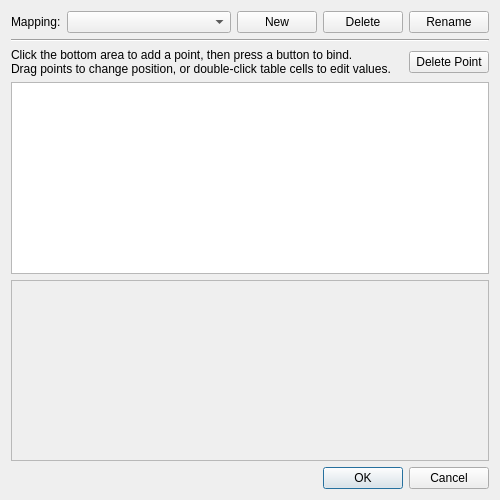
<?xml version="1.0" encoding="UTF-8"?>
<ui version="4.0">
 <class>ConfigureTouchFromButton</class>
 <widget class="QDialog" name="ConfigureTouchFromButton">
  <property name="geometry">
   <rect>
    <x>0</x>
    <y>0</y>
    <width>500</width>
    <height>500</height>
   </rect>
  </property>
  <property name="windowTitle">
   <string>Configure Touchscreen Mappings</string>
  </property>
  <layout class="QVBoxLayout">
   <item>
    <layout class="QHBoxLayout" name="horizontalLayout">
     <item>
      <widget class="QLabel" name="label">
       <property name="text">
        <string>Mapping:</string>
       </property>
       <property name="textFormat">
        <enum>Qt::PlainText</enum>
       </property>
      </widget>
     </item>
     <item>
      <widget class="QComboBox" name="mapping">
       <property name="sizePolicy">
        <sizepolicy hsizetype="MinimumExpanding" vsizetype="Fixed">
         <horstretch>0</horstretch>
         <verstretch>0</verstretch>
        </sizepolicy>
       </property>
      </widget>
     </item>
     <item>
      <widget class="QPushButton" name="button_new">
       <property name="sizePolicy">
        <sizepolicy hsizetype="Maximum" vsizetype="Fixed">
         <horstretch>0</horstretch>
         <verstretch>0</verstretch>
        </sizepolicy>
       </property>
       <property name="text">
        <string>New</string>
       </property>
      </widget>
     </item>
     <item>
      <widget class="QPushButton" name="button_delete">
       <property name="sizePolicy">
        <sizepolicy hsizetype="Maximum" vsizetype="Fixed">
         <horstretch>0</horstretch>
         <verstretch>0</verstretch>
        </sizepolicy>
       </property>
       <property name="text">
        <string>Delete</string>
       </property>
      </widget>
     </item>
     <item>
      <widget class="QPushButton" name="button_rename">
       <property name="sizePolicy">
        <sizepolicy hsizetype="Maximum" vsizetype="Fixed">
         <horstretch>0</horstretch>
         <verstretch>0</verstretch>
        </sizepolicy>
       </property>
       <property name="text">
        <string>Rename</string>
       </property>
      </widget>
     </item>
    </layout>
   </item>
   <item>
    <widget class="Line" name="line">
     <property name="orientation">
      <enum>Qt::Horizontal</enum>
     </property>
    </widget>
   </item>
   <item>
    <layout class="QHBoxLayout" name="horizontalLayout_2">
     <item>
      <widget class="QLabel" name="label_2">
       <property name="text">
        <string>Click the bottom area to add a point, then press a button to bind.
Drag points to change position, or double-click table cells to edit values.</string>
       </property>
       <property name="textFormat">
        <enum>Qt::PlainText</enum>
       </property>
      </widget>
     </item>
     <item>
      <spacer name="horizontalSpacer">
       <property name="orientation">
        <enum>Qt::Horizontal</enum>
       </property>
       <property name="sizeHint" stdset="0">
        <size>
         <width>40</width>
         <height>20</height>
        </size>
       </property>
      </spacer>
     </item>
     <item>
      <widget class="QPushButton" name="button_delete_bind">
       <property name="text">
        <string>Delete Point</string>
       </property>
      </widget>
     </item>
    </layout>
   </item>
   <item>
    <widget class="QTreeView" name="binding_list">
     <property name="sizePolicy">
      <sizepolicy hsizetype="Expanding" vsizetype="Expanding">
       <horstretch>0</horstretch>
       <verstretch>0</verstretch>
      </sizepolicy>
     </property>
     <property name="rootIsDecorated">
      <bool>false</bool>
     </property>
     <property name="uniformRowHeights">
      <bool>true</bool>
     </property>
     <property name="itemsExpandable">
      <bool>false</bool>
     </property>
    </widget>
   </item>
   <item>
    <widget class="TouchScreenPreview" name="bottom_screen">
     <property name="sizePolicy">
      <sizepolicy hsizetype="Expanding" vsizetype="Expanding">
       <horstretch>0</horstretch>
       <verstretch>0</verstretch>
      </sizepolicy>
     </property>
     <property name="minimumSize">
      <size>
       <width>160</width>
       <height>120</height>
      </size>
     </property>
     <property name="baseSize">
      <size>
       <width>320</width>
       <height>240</height>
      </size>
     </property>
     <property name="cursor">
      <cursorShape>CrossCursor</cursorShape>
     </property>
     <property name="mouseTracking">
      <bool>true</bool>
     </property>
     <property name="autoFillBackground">
      <bool>true</bool>
     </property>
     <property name="frameShape">
      <enum>QFrame::StyledPanel</enum>
     </property>
     <property name="frameShadow">
      <enum>QFrame::Sunken</enum>
     </property>
    </widget>
   </item>
   <item>
    <layout class="QHBoxLayout" name="horizontalLayout_3">
     <item>
      <widget class="QLabel" name="coord_label">
       <property name="sizePolicy">
        <sizepolicy hsizetype="Expanding" vsizetype="Preferred">
         <horstretch>0</horstretch>
         <verstretch>0</verstretch>
        </sizepolicy>
       </property>
       <property name="textFormat">
        <enum>Qt::PlainText</enum>
       </property>
      </widget>
     </item>
     <item>
      <widget class="QDialogButtonBox" name="buttonBox">
       <property name="standardButtons">
        <set>QDialogButtonBox::Cancel|QDialogButtonBox::Ok</set>
       </property>
      </widget>
     </item>
    </layout>
   </item>
  </layout>
 </widget>
 <customwidgets>
  <customwidget>
   <class>TouchScreenPreview</class>
   <extends>QFrame</extends>
   <header>atlantis/configuration/configure_touch_widget.h</header>
   <container>1</container>
  </customwidget>
 </customwidgets>
 <resources/>
 <connections>
  <connection>
   <sender>buttonBox</sender>
   <signal>rejected()</signal>
   <receiver>ConfigureTouchFromButton</receiver>
   <slot>reject()</slot>
  </connection>
 </connections>
</ui>
